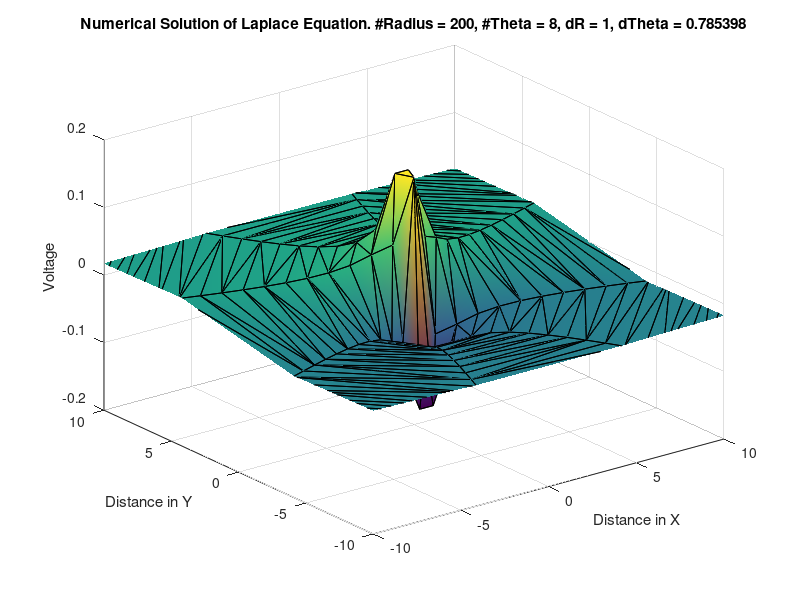

MATLAB code for this plot:
clc
close all; clear all;

%%%%%%%%%%%%%%%%%%%%%%%%%%%%%%%%%%%%%%%%%%%%%%%%%%%%
%% Finite Difference Solution of Laplace Equation
%%    4BC3 - Modelling of Biomedical Systems
%%             Pavel Gueorguiev                   %%
%%            McMaster University                 %%
%%%%%%%%%%%%%%%%%%%%%%%%%%%%%%%%%%%%%%%%%%%%%%%%%%%%


%%%%%%%%%%%%%%%%%%%%%%%%%%%%%%%%%%%%%%%%%%%%%%%%%%%%
%%           Modifiable variables                 %%
%%%%%%%%%%%%%%%%%%%%%%%%%%%%%%%%%%%%%%%%%%%%%%%%%%%%

nR = 200;
nTheta = 8;

dR = 1;
dTheta = 2*pi/nTheta;
dThOff = pi/8;

q = 1*10^-9;
eps = 8.854*10^-12;

%%%%%%%%%%%%%%%%%%%%%%%%%%%%%%%%%%%%%%%%%%%%%%%%%%%%
%%          Matrix Dimensions/Definitions         %%
%%%%%%%%%%%%%%%%%%%%%%%%%%%%%%%%%%%%%%%%%%%%%%%%%%%%

nPoints = (nR-2)*nTheta;
z = zeros(nPoints,nPoints);
b = zeros(nPoints,1);
V = zeros(nTheta,1);

%%%%%%%%%%%%%%%%%%%%%%%%%%%%%%%%%%%%%%%%%%%%%%%%%%%%
%%         Calculating Boundary Condition         %%
%%     Voltage at a close distance(inner ring)    %%
%%%%%%%%%%%%%%%%%%%%%%%%%%%%%%%%%%%%%%%%%%%%%%%%%%%%
d = dR / 100;
pQ = [0 d];
nQ = [0 -d];
for (i = 1:nTheta)
  theta = i*dTheta + dThOff;
  [x,y] = pol2cart(theta,dR);
  r1 = ((pQ(1) - x)^2 + (pQ(2) - y)^2)^0.5;
  r2 = ((nQ(1) - x)^2 + (nQ(2) - y)^2)^0.5;
  V(i) = q/(4*pi*eps)*(1/r1 - 1/r2);
end

%%%%%%%%%%%%%%%%%%%%%%%%%%%%%%%%%%%%%%%%%%%%%%%%%%%%
%%               Matrix set-up loop               %%
%%         Solution of Laplace Equation           %%
%%              using Finite Difference           %%
%%    Dirichlet BC : Inner ring (see above)       %%
%%    Neumann BC   : Outermost ring equals inner  %%
%%                   dV/dR = 0                    %%
%%%%%%%%%%%%%%%%%%%%%%%%%%%%%%%%%%%%%%%%%%%%%%%%%%%%
eqCount = 1;
for i = 2:nR-1
  for j = 1:nTheta
    A = (1/(dR^2) + 1/(i*(dR^2)));
    B = (-2/(dR^2) - 2/((i*dR)^2*(dTheta)^2));
    C = (-1/(i*(dR^2)) + 1/(dR^2));
    D = (1/((i*dR)^2*(dTheta)^2) + cot((j*dTheta)+dThOff)/(2*(dTheta)*(i*dR)^2));
    E = (1/((i*dR)^2*(dTheta)^2) - cot((j*dTheta)+dThOff)/(2*(dTheta)*(i*dR)^2));
	
	if (i == 2)			                        %BC 1) Dirichlet Boundary	
      b(eqCount) = -1*C*V(j);
	end
	
    if (j == 1)				                    %Case: V(#,1)->V(#,0) = V(#,N)
      %C->(theta-2)-> 0BD ->(theta-2)-> A  *Caution* E (shift +Theta) [C 0BD EA]
      z(eqCount,eqCount) = B;
      z(eqCount,eqCount+1) = D;
      z(eqCount,(eqCount-1)+nTheta) = E;
	  if (i != 2)                               %BC 1) Dirichlet Boundary
        z(eqCount,eqCount-nTheta) = C;
	  end
	  if (i != (nR-1))
        z(eqCount,eqCount+nTheta) = A;
      else
        %A = (1/(dR^2) + 1/((i+1)*(dR^2)));	  
        z(eqCount,eqCount) += A;                %BC 2) Neumann Boundary 
      end	  
	elseif (j == nTheta)			            %Case: V(#,N)->V(#,N+1) = V(#,1)
	  %C->(theta-2)-> EB0 ->(theta-2)-> A *Caution* D (shift -Theta) [CD EB0 A]
	    z(eqCount,eqCount) = B;
	    z(eqCount,(eqCount+1)-nTheta) = D;
	    z(eqCount,eqCount-1) = E;
		if (i != 2)		                        %BC 1) Dirichlet Boundary
	      z(eqCount,eqCount-nTheta) = C;
		end
		if (i != (nR-1))                        %BC 2) Neumann Boundary 
          z(eqCount,eqCount+nTheta) = A;
        else
		  %A = (1/(dR^2) + 1/((i+1)*(dR^2)));
		  z(eqCount,eqCount) += A;
        end		
	else
	  %C->(theta-2)-> EBD ->(theta-2)-> A [C EBD A]
	  z(eqCount,eqCount) = B;
	  z(eqCount,eqCount+1) = D;
	  z(eqCount,eqCount-1) = E;
	  if (i != 2)		                        %BC 1) Dirichlet Boundary
	    z(eqCount,eqCount-nTheta) = C;
	  end
	  if (i != (nR-1))
        z(eqCount,eqCount+nTheta) = A;          %BC 2) Neumann Boundary 
      else
	    %A = (1/(dR^2) + 1/((i+1)*(dR^2)));
	    z(eqCount,eqCount) += A;
      end		
	end
	eqCount = eqCount + 1;
  end
end

Vmap = inv(z)*b;

%%%%%%%%%%%%%%%%%%%%%%%%%%%%%%%%%%%%%%%%%%%%%%%%%
%%            Remapping of Results             %%
%%       Adding initial boundary voltage       %%
%% Convert polar to cylindrical and prepare    %%
%% the matrix for display                      %%
%%%%%%%%%%%%%%%%%%%%%%%%%%%%%%%%%%%%%%%%%%%%%%%%%

Vmap = [V;Vmap];
count=1; Rcount=1; 
Vcontour = zeros((nR-1),nTheta);
theta = zeros((nR-1)*nTheta,1);
r = zeros((nR-1)*nTheta,1);

for i = 1:nR-1
  for j = 1:nTheta
    theta(count) = dTheta*count;
	r(count) = dR*Rcount;
    Vcontour(i,j) = Vmap(count);	
	count=count+1;
  end
  Rcount=Rcount+1;
end

theta = theta + dThOff;
[x, y] = pol2cart (theta, r);
count = 1;
for i = 1:nR-1
  for j = 1:nTheta
    xMap(i,j) = x(count);
	yMap(i,j) = y(count);
	count+=1;
  end
end

%%%%%%%%%%%%%%%%%%%%%%%%%%%%%%%%%%%%%%%%%%%%%%%%%
%%            Graph - Using Trimap             %%
%%           See Trisuft Reference             %%
%%%%%%%%%%%%%%%%%%%%%%%%%%%%%%%%%%%%%%%%%%%%%%%%%

center = zeros(nTheta,1)';
Vcontour = [V'; Vcontour];
xMap = [center; xMap];
yMap = [center; yMap];

clf
tri = delaunay (xMap, yMap);
h = trisurf (tri, xMap, yMap, Vcontour, "facecolor", "interp");
%axis tight
axis([-10 10 -10 10])
zlim auto

title (sprintf("Numerical Solution of Laplace Equation. #Radius = %i, #Theta = %i, dR = %i, dTheta = %i",nR,nTheta,dR,dTheta))
xlabel('Distance in X');
ylabel('Distance in Y');
zlabel('Voltage');
 
%Trisurf Code Reference: http://octave.sourceforge.net/octave/function/trisurf.html
